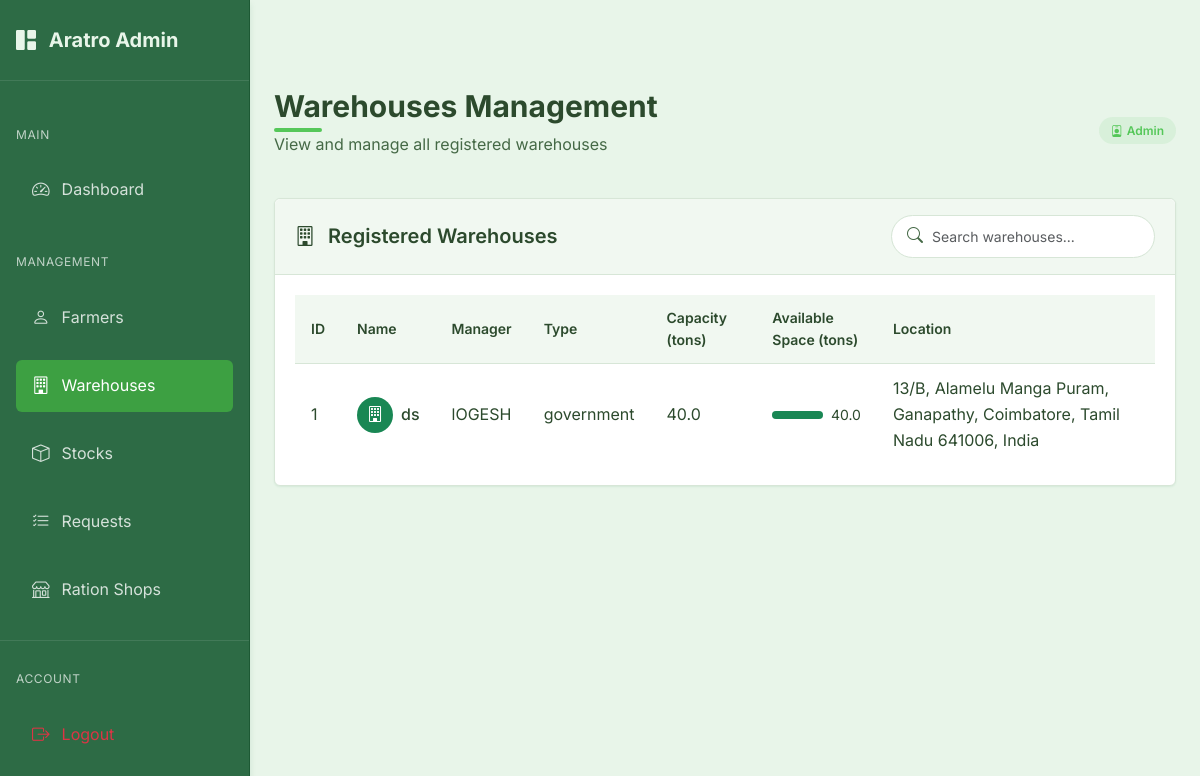
Before: /admin/warehouses (signed in) with the older database file.
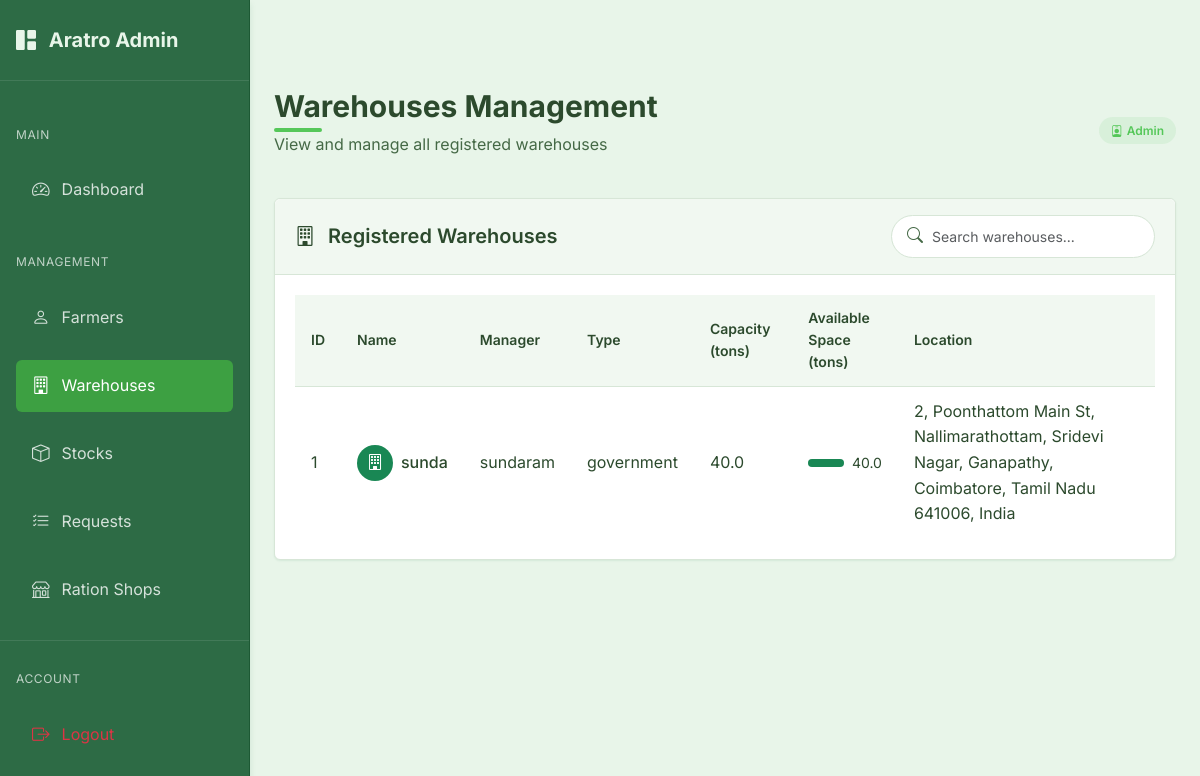
After: the same page with the newer database file.
### models.py (models this page shows)
class Warehouse(db.Model):
    id = db.Column(db.Integer, primary_key=True)
    user_id = db.Column(db.Integer, db.ForeignKey('user.id'), nullable=False)
    manager_name = db.Column(db.String(100), nullable=False)
    name = db.Column(db.String(100), nullable=False)
    location = db.Column(db.String(200))
    latitude = db.Column(db.Float)
    longitude = db.Column(db.Float)
    phone_number = db.Column(db.String(20))
    warehouse_type = db.Column(db.String(20))  # 'private' or 'government'
    capacity = db.Column(db.Float)  # in tons
    available_space = db.Column(db.Float)  # in tons
    stocks = db.relationship('Stock', backref='warehouse', lazy=True)

### routes.py (the view)
@admin.route('/warehouses')
@admin_required
def warehouses():
    warehouses = Warehouse.query.all()
    return render_template('admin/warehouses.html', warehouses=warehouses)

### app.py (called while the page is built)
@login_manager.user_loader
def load_user(user_id):
    try:
        if user_id.startswith('admin_'):
            admin_id = int(user_id.split('_')[1])
            return Admin.query.get(admin_id)
        else:
            return User.query.get(int(user_id))
    except Exception as e:
        print(f"Error loading user: {e}")
        return None

@app.before_request
def before_request():
    session.permanent = True  # Use permanent session with lifetime set above

### models.py (called while the page is built)
    def get_id(self):
        return f"admin_{self.id}"

    def __repr__(self):
        return f'<Admin {self.email}>'

### routes.py (called while the page is built)
@admin.context_processor
def inject_admin_data():
    admin_data = {'current_user': current_user}
    if current_user.is_authenticated:
        admin_user = Admin.query.get(current_user.id)
        if admin_user:
            admin_data['admin_user'] = admin_user
    return admin_data

### templates/admin/warehouses.html (shortened to what this page needs)
{% extends "admin/base_admin.html" %}
{% block admin_content %}
<div class="page-header d-flex justify-content-between align-items-center">
    <div>
        <h1 class="page-title">Warehouses Management</h1>
        <p class="page-subtitle">View and manage all registered warehouses</p>
    </div>
    <div>
        <span class="admin-badge admin-badge-primary">
            <i class="bi bi-person-badge me-1"></i>
            Admin
        </span>
    </div>
</div>
<div class="admin-card">
    <div class="admin-card-header">
        <h5 class="admin-card-title">
            <i class="bi bi-building me-2"></i>
            Registered Warehouses
        </h5>
        <div class="search-input">
            <i class="bi bi-search"></i>
            <input type="text" id="warehouseSearch" class="form-control form-control-sm" placeholder="Search warehouses...">
        </div>
    </div>
    <div class="admin-card-body">
        <div class="table-responsive">
            <table class="admin-table" id="warehousesTable">
                <thead>
                    <tr>
                        <th>ID</th>
                        <th>Name</th>
                        <th>Manager</th>
                        <th>Type</th>
                        <th>Capacity (tons)</th>
                        <th>Available Space (tons)</th>
                        <th>Location</th>
                    </tr>
                </thead>
                <tbody>
                    {% if warehouses %}
                        {% for warehouse in warehouses %}
                            <tr>
                                <td>{{ warehouse.id }}</td>
                                <td>
                                    <div class="d-flex align-items-center">
                                        <div class="avatar-circle bg-success text-white d-flex align-items-center justify-content-center me-2" style="width: 36px; height: 36px; border-radius: 50%;">
                                            <i class="bi bi-building"></i>
                                        </div>
                                        <div>
                                            <span class="fw-medium">{{ warehouse.name }}</span>
                                        </div>
                                    </div>
                                </td>
                                <td>{{ warehouse.manager_name }}</td>
                                <td>{{ warehouse.warehouse_type }}</td>
                                <td>{{ warehouse.capacity }}</td>
                                <td>
                                    {% set percentage = (warehouse.available_space / warehouse.capacity * 100) | int %}
                                    <div class="d-flex align-items-center">
                                        <div class="progress flex-grow-1 me-2" style="height: 8px;">
                                            <div class="progress-bar bg-success" role="progressbar" style="width: {{ percentage }}%;" aria-valuenow="{{ percentage }}" aria-valuemin="0" aria-valuemax="100"></div>
                                        </div>
                                        <span class="small">{{ warehouse.available_space }}</span>
                                    </div>
                                </td>
                                <td>{{ warehouse.location }}</td>
                            </tr>
                        {% endfor %}
                    {% endif %}
                </tbody>
            </table>
        </div>
    </div>
</div>
{% endblock %}

Changed rows visible on the page:
changed Warehouse "government": name "ds" → "sunda"; manager_name "lOGESH" → "sundaram"; location "13/B, Alamelu Manga Puram, Ganapathy, Coimbatore, Tamil Nadu 641006, India" → "2, Poonthattom Main St, Nallimarathottam, Sridevi Nagar, Ganapathy, Coimbatore, Tamil Nadu 641006, India"
